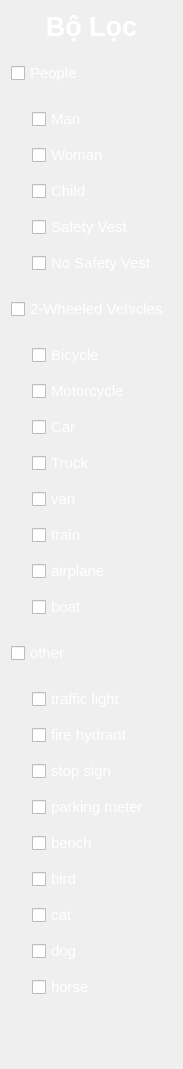
               <widget class="QWidget" name="scrollAreaWidgetContents_25">
                <property name="geometry">
                 <rect>
                  <x>0</x>
                  <y>0</y>
                  <width>183</width>
                  <height>1067</height>
                 </rect>
                </property>
                <layout class="QGridLayout" name="gridLayout_25">
                 <item row="13" column="1">
                  <widget class="QCheckBox" name="class_train_checkBox">
                   <property name="sizePolicy">
                    <sizepolicy hsizetype="Preferred" vsizetype="Preferred">
                     <horstretch>0</horstretch>
                     <verstretch>0</verstretch>
                    </sizepolicy>
                   </property>
                   <property name="minimumSize">
                    <size>
                     <width>0</width>
                     <height>30</height>
                    </size>
                   </property>
                   <property name="maximumSize">
                    <size>
                     <width>16777215</width>
                     <height>30</height>
                    </size>
                   </property>
                   <property name="font">
                    <font>
                     <family>Arial</family>
                     <pointsize>11</pointsize>
                    </font>
                   </property>
                   <property name="styleSheet">
                    <string notr="true">color: rgb(255, 255, 255);</string>
                   </property>
                   <property name="text">
                    <string>train</string>
                   </property>
                  </widget>
                 </item>
                 <item row="22" column="1">
                  <widget class="QCheckBox" name="class_birird_checkBox">
                   <property name="minimumSize">
                    <size>
                     <width>0</width>
                     <height>30</height>
                    </size>
                   </property>
                   <property name="font">
                    <font>
                     <family>Arial</family>
                     <pointsize>11</pointsize>
                    </font>
                   </property>
                   <property name="styleSheet">
                    <string notr="true">color: rgb(255, 255, 255);</string>
                   </property>
                   <property name="text">
                    <string>bird</string>
                   </property>
                  </widget>
                 </item>
                 <item row="25" column="1">
                  <widget class="QCheckBox" name="class_horse_checkBox">
                   <property name="minimumSize">
                    <size>
                     <width>0</width>
                     <height>30</height>
                    </size>
                   </property>
                   <property name="font">
                    <font>
                     <family>Arial</family>
                     <pointsize>11</pointsize>
                    </font>
                   </property>
                   <property name="styleSheet">
                    <string notr="true">color: rgb(255, 255, 255);</string>
                   </property>
                   <property name="text">
                    <string>horse</string>
                   </property>
                  </widget>
                 </item>
                 <item row="6" column="1">
                  <widget class="QCheckBox" name="class_no_safety_vest_checkBox">
                   <property name="minimumSize">
                    <size>
                     <width>0</width>
                     <height>30</height>
                    </size>
                   </property>
                   <property name="maximumSize">
                    <size>
                     <width>16777215</width>
                     <height>30</height>
                    </size>
                   </property>
                   <property name="font">
                    <font>
                     <family>Arial</family>
                     <pointsize>11</pointsize>
                    </font>
                   </property>
                   <property name="styleSheet">
                    <string notr="true">color: rgb(255, 255, 255);</string>
                   </property>
                   <property name="text">
                    <string>No Safety Vest</string>
                   </property>
                  </widget>
                 </item>
                 <item row="19" column="1">
                  <widget class="QCheckBox" name="class_stop_sign_checkBox">
                   <property name="minimumSize">
                    <size>
                     <width>0</width>
                     <height>30</height>
                    </size>
                   </property>
                   <property name="font">
                    <font>
                     <family>Arial</family>
                     <pointsize>11</pointsize>
                    </font>
                   </property>
                   <property name="styleSheet">
                    <string notr="true">color: rgb(255, 255, 255);</string>
                   </property>
                   <property name="text">
                    <string>stop sign</string>
                   </property>
                  </widget>
                 </item>
                 <item row="7" column="0" colspan="2">
                  <widget class="QCheckBox" name="class_vehicle_checkBox">
                   <property name="minimumSize">
                    <size>
                     <width>0</width>
                     <height>50</height>
                    </size>
                   </property>
                   <property name="maximumSize">
                    <size>
                     <width>16777215</width>
                     <height>50</height>
                    </size>
                   </property>
                   <property name="font">
                    <font>
                     <family>Arial</family>
                     <pointsize>11</pointsize>
                    </font>
                   </property>
                   <property name="styleSheet">
                    <string notr="true">color: rgb(255, 255, 255);</string>
                   </property>
                   <property name="text">
                    <string>2-Wheeled Vehicles</string>
                   </property>
                  </widget>
                 </item>
                 <item row="1" column="0" colspan="2">
                  <widget class="QCheckBox" name="class_people_checkBox">
                   <property name="sizePolicy">
                    <sizepolicy hsizetype="Preferred" vsizetype="Preferred">
                     <horstretch>0</horstretch>
                     <verstretch>0</verstretch>
                    </sizepolicy>
                   </property>
                   <property name="minimumSize">
                    <size>
                     <width>0</width>
                     <height>50</height>
                    </size>
                   </property>
                   <property name="maximumSize">
                    <size>
                     <width>16777215</width>
                     <height>50</height>
                    </size>
                   </property>
                   <property name="font">
                    <font>
                     <family>Arial</family>
                     <pointsize>11</pointsize>
                    </font>
                   </property>
                   <property name="styleSheet">
                    <string notr="true">color: rgb(255, 255, 255);</string>
                   </property>
                   <property name="text">
                    <string>People</string>
                   </property>
                  </widget>
                 </item>
                 <item row="18" column="1">
                  <widget class="QCheckBox" name="class_fire_hydrant_checkBox">
                   <property name="minimumSize">
                    <size>
                     <width>0</width>
                     <height>30</height>
                    </size>
                   </property>
                   <property name="font">
                    <font>
                     <family>Arial</family>
                     <pointsize>11</pointsize>
                    </font>
                   </property>
                   <property name="styleSheet">
                    <string notr="true">color: rgb(255, 255, 255);</string>
                   </property>
                   <property name="text">
                    <string>fire hydrant</string>
                   </property>
                  </widget>
                 </item>
                 <item row="4" column="1">
                  <widget class="QCheckBox" name="class_child_checkBox">
                   <property name="minimumSize">
                    <size>
                     <width>0</width>
                     <height>30</height>
                    </size>
                   </property>
                   <property name="maximumSize">
                    <size>
                     <width>16777215</width>
                     <height>30</height>
                    </size>
                   </property>
                   <property name="font">
                    <font>
                     <family>Arial</family>
                     <pointsize>11</pointsize>
                    </font>
                   </property>
                   <property name="styleSheet">
                    <string notr="true">color: rgb(255, 255, 255);</string>
                   </property>
                   <property name="text">
                    <string>Child</string>
                   </property>
                  </widget>
                 </item>
                 <item row="12" column="1">
                  <widget class="QCheckBox" name="class_van_checkBox">
                   <property name="sizePolicy">
                    <sizepolicy hsizetype="Preferred" vsizetype="Preferred">
                     <horstretch>0</horstretch>
                     <verstretch>0</verstretch>
                    </sizepolicy>
                   </property>
                   <property name="minimumSize">
                    <size>
                     <width>0</width>
                     <height>30</height>
                    </size>
                   </property>
                   <property name="maximumSize">
                    <size>
                     <width>16777215</width>
                     <height>30</height>
                    </size>
                   </property>
                   <property name="font">
                    <font>
                     <family>Arial</family>
                     <pointsize>11</pointsize>
                    </font>
                   </property>
                   <property name="styleSheet">
                    <string notr="true">color: rgb(255, 255, 255);</string>
                   </property>
                   <property name="text">
                    <string>van</string>
                   </property>
                  </widget>
                 </item>
                 <item row="3" column="1">
                  <widget class="QCheckBox" name="class_woman_checkBox">
                   <property name="minimumSize">
                    <size>
                     <width>0</width>
                     <height>30</height>
                    </size>
                   </property>
                   <property name="maximumSize">
                    <size>
                     <width>16777215</width>
                     <height>30</height>
                    </size>
                   </property>
                   <property name="font">
                    <font>
                     <family>Arial</family>
                     <pointsize>11</pointsize>
                    </font>
                   </property>
                   <property name="styleSheet">
                    <string notr="true">color: rgb(255, 255, 255);</string>
                   </property>
                   <property name="text">
                    <string>Woman</string>
                   </property>
                  </widget>
                 </item>
                 <item row="14" column="1">
                  <widget class="QCheckBox" name="class_airplane_checkBox">
                   <property name="minimumSize">
                    <size>
                     <width>0</width>
                     <height>30</height>
                    </size>
                   </property>
                   <property name="maximumSize">
                    <size>
                     <width>16777215</width>
                     <height>30</height>
                    </size>
                   </property>
                   <property name="font">
                    <font>
                     <family>Arial</family>
                     <pointsize>11</pointsize>
                    </font>
                   </property>
                   <property name="styleSheet">
                    <string notr="true">color: rgb(255, 255, 255);</string>
                   </property>
                   <property name="text">
                    <string>airplane</string>
                   </property>
                  </widget>
                 </item>
                 <item row="8" column="1">
                  <widget class="QCheckBox" name="class_bicycle_checkBox">
                   <property name="sizePolicy">
                    <sizepolicy hsizetype="Preferred" vsizetype="Preferred">
                     <horstretch>0</horstretch>
                     <verstretch>0</verstretch>
                    </sizepolicy>
                   </property>
                   <property name="minimumSize">
                    <size>
                     <width>0</width>
                     <height>30</height>
                    </size>
                   </property>
                   <property name="maximumSize">
                    <size>
                     <width>16777215</width>
                     <height>30</height>
                    </size>
                   </property>
                   <property name="font">
                    <font>
                     <family>Arial</family>
                     <pointsize>11</pointsize>
                    </font>
                   </property>
                   <property name="styleSheet">
                    <string notr="true">color: rgb(255, 255, 255);</string>
                   </property>
                   <property name="text">
                    <string>Bicycle</string>
                   </property>
                  </widget>
                 </item>
                 <item row="20" column="1">
                  <widget class="QCheckBox" name="class_parking_meter_checkBox">
                   <property name="minimumSize">
                    <size>
                     <width>0</width>
                     <height>30</height>
                    </size>
                   </property>
                   <property name="font">
                    <font>
                     <family>Arial</family>
                     <pointsize>11</pointsize>
                    </font>
                   </property>
                   <property name="styleSheet">
                    <string notr="true">color: rgb(255, 255, 255);</string>
                   </property>
                   <property name="text">
                    <string>parking meter</string>
                   </property>
                  </widget>
                 </item>
                 <item row="0" column="0" colspan="2">
                  <widget class="QLabel" name="label">
                   <property name="maximumSize">
                    <size>
                     <width>16777215</width>
                     <height>50</height>
                    </size>
                   </property>
                   <property name="styleSheet">
                    <string notr="true">color: rgb(255, 255, 255);</string>
                   </property>
                   <property name="text">
                    <string>&lt;html&gt;&lt;head/&gt;&lt;body&gt;&lt;p align=&quot;center&quot;&gt;&lt;span style=&quot; font-size:20pt; font-weight:600;&quot;&gt;Bộ Lọc&lt;/span&gt;&lt;/p&gt;&lt;/body&gt;&lt;/html&gt;</string>
                   </property>
                  </widget>
                 </item>
                 <item row="9" column="1">
                  <widget class="QCheckBox" name="class_motorcycle_checkBox">
                   <property name="sizePolicy">
                    <sizepolicy hsizetype="Preferred" vsizetype="Preferred">
                     <horstretch>0</horstretch>
                     <verstretch>0</verstretch>
                    </sizepolicy>
                   </property>
                   <property name="minimumSize">
                    <size>
                     <width>0</width>
                     <height>30</height>
                    </size>
                   </property>
                   <property name="maximumSize">
                    <size>
                     <width>16777215</width>
                     <height>30</height>
                    </size>
                   </property>
                   <property name="font">
                    <font>
                     <family>Arial</family>
                     <pointsize>11</pointsize>
                    </font>
                   </property>
                   <property name="styleSheet">
                    <string notr="true">color: rgb(255, 255, 255);</string>
                   </property>
                   <property name="text">
                    <string>Motorcycle</string>
                   </property>
                  </widget>
                 </item>
                 <item row="16" column="0" colspan="2">
                  <widget class="QCheckBox" name="class_other_checkBox">
                   <property name="minimumSize">
                    <size>
                     <width>0</width>
                     <height>50</height>
                    </size>
                   </property>
                   <property name="font">
                    <font>
                     <family>Arial</family>
                     <pointsize>11</pointsize>
                    </font>
                   </property>
                   <property name="styleSheet">
                    <string notr="true">color: rgb(255, 255, 255);</string>
                   </property>
                   <property name="text">
                    <string>other</string>
                   </property>
                  </widget>
                 </item>
                 <item row="21" column="1">
                  <widget class="QCheckBox" name="class_bench_checkBox">
                   <property name="minimumSize">
                    <size>
                     <width>0</width>
                     <height>30</height>
                    </size>
                   </property>
                   <property name="font">
                    <font>
                     <family>Arial</family>
                     <pointsize>11</pointsize>
                    </font>
                   </property>
                   <property name="styleSheet">
                    <string notr="true">color: rgb(255, 255, 255);</string>
                   </property>
                   <property name="text">
                    <string>bench</string>
                   </property>
                  </widget>
                 </item>
                 <item row="17" column="1">
                  <widget class="QCheckBox" name="class_traffic_light_checkBox">
                   <property name="minimumSize">
                    <size>
                     <width>0</width>
                     <height>30</height>
                    </size>
                   </property>
                   <property name="font">
                    <font>
                     <family>Arial</family>
                     <pointsize>11</pointsize>
                    </font>
                   </property>
                   <property name="styleSheet">
                    <string notr="true">color: rgb(255, 255, 255);</string>
                   </property>
                   <property name="text">
                    <string>traffic light</string>
                   </property>
                  </widget>
                 </item>
                 <item row="24" column="1">
                  <widget class="QCheckBox" name="class_dog_checkBox">
                   <property name="minimumSize">
                    <size>
                     <width>0</width>
                     <height>30</height>
                    </size>
                   </property>
                   <property name="font">
                    <font>
                     <family>Arial</family>
                     <pointsize>11</pointsize>
                    </font>
                   </property>
                   <property name="styleSheet">
                    <string notr="true">color: rgb(255, 255, 255);</string>
                   </property>
                   <property name="text">
                    <string>dog</string>
                   </property>
                  </widget>
                 </item>
                 <item row="11" column="1">
                  <widget class="QCheckBox" name="class_truck_checkBox">
                   <property name="sizePolicy">
                    <sizepolicy hsizetype="Preferred" vsizetype="Preferred">
                     <horstretch>0</horstretch>
                     <verstretch>0</verstretch>
                    </sizepolicy>
                   </property>
                   <property name="minimumSize">
                    <size>
                     <width>0</width>
                     <height>30</height>
                    </size>
                   </property>
                   <property name="maximumSize">
                    <size>
                     <width>16777215</width>
                     <height>30</height>
                    </size>
                   </property>
                   <property name="font">
                    <font>
                     <family>Arial</family>
                     <pointsize>11</pointsize>
                    </font>
                   </property>
                   <property name="styleSheet">
                    <string notr="true">color: rgb(255, 255, 255);</string>
                   </property>
                   <property name="text">
                    <string>Truck</string>
                   </property>
                  </widget>
                 </item>
                 <item row="2" column="0">
                  <widget class="QLabel" name="label_3">
                   <property name="maximumSize">
                    <size>
                     <width>15</width>
                     <height>16777215</height>
                    </size>
                   </property>
                   <property name="text">
                    <string/>
                   </property>
                  </widget>
                 </item>
                 <item row="2" column="1">
                  <widget class="QCheckBox" name="class_man_checkBox">
                   <property name="minimumSize">
                    <size>
                     <width>0</width>
                     <height>30</height>
                    </size>
                   </property>
                   <property name="maximumSize">
                    <size>
                     <width>16777215</width>
                     <height>30</height>
                    </size>
                   </property>
                   <property name="font">
                    <font>
                     <family>Arial</family>
                     <pointsize>11</pointsize>
                    </font>
                   </property>
                   <property name="styleSheet">
                    <string notr="true">color: rgb(255, 255, 255);</string>
                   </property>
                   <property name="text">
                    <string>Man</string>
                   </property>
                  </widget>
                 </item>
                 <item row="23" column="1">
                  <widget class="QCheckBox" name="class_cat_checkBox">
                   <property name="minimumSize">
                    <size>
                     <width>0</width>
                     <height>30</height>
                    </size>
                   </property>
                   <property name="font">
                    <font>
                     <family>Arial</family>
                     <pointsize>11</pointsize>
                    </font>
                   </property>
                   <property name="styleSheet">
                    <string notr="true">color: rgb(255, 255, 255);</string>
                   </property>
                   <property name="text">
                    <string>cat</string>
                   </property>
                  </widget>
                 </item>
                 <item row="10" column="1">
                  <widget class="QCheckBox" name="class_car_checkBox">
                   <property name="sizePolicy">
                    <sizepolicy hsizetype="Preferred" vsizetype="Preferred">
                     <horstretch>0</horstretch>
                     <verstretch>0</verstretch>
                    </sizepolicy>
                   </property>
                   <property name="minimumSize">
                    <size>
                     <width>0</width>
                     <height>30</height>
                    </size>
                   </property>
                   <property name="maximumSize">
                    <size>
                     <width>16777215</width>
                     <height>30</height>
                    </size>
                   </property>
                   <property name="font">
                    <font>
                     <family>Arial</family>
                     <pointsize>11</pointsize>
                    </font>
                   </property>
                   <property name="styleSheet">
                    <string notr="true">color: rgb(255, 255, 255);</string>
                   </property>
                   <property name="text">
                    <string>Car</string>
                   </property>
                  </widget>
                 </item>
                 <item row="5" column="1">
                  <widget class="QCheckBox" name="class_safety_vest_checkBox">
                   <property name="minimumSize">
                    <size>
                     <width>0</width>
                     <height>30</height>
                    </size>
                   </property>
                   <property name="maximumSize">
                    <size>
                     <width>16777215</width>
                     <height>30</height>
                    </size>
                   </property>
                   <property name="font">
                    <font>
                     <family>Arial</family>
                     <pointsize>11</pointsize>
                    </font>
                   </property>
                   <property name="styleSheet">
                    <string notr="true">color: rgb(255, 255, 255);</string>
                   </property>
                   <property name="text">
                    <string>Safety Vest</string>
                   </property>
                  </widget>
                 </item>
                 <item row="26" column="1">
                  <widget class="QLabel" name="label_11">
                   <property name="minimumSize">
                    <size>
                     <width>0</width>
                     <height>50</height>
                    </size>
                   </property>
                   <property name="text">
                    <string/>
                   </property>
                  </widget>
                 </item>
                 <item row="15" column="1">
                  <widget class="QCheckBox" name="class_boat_checkBox">
                   <property name="minimumSize">
                    <size>
                     <width>0</width>
                     <height>30</height>
                    </size>
                   </property>
                   <property name="maximumSize">
                    <size>
                     <width>16777215</width>
                     <height>30</height>
                    </size>
                   </property>
                   <property name="font">
                    <font>
                     <family>Arial</family>
                     <pointsize>11</pointsize>
                    </font>
                   </property>
                   <property name="styleSheet">
                    <string notr="true">color: rgb(255, 255, 255);</string>
                   </property>
                   <property name="text">
                    <string>boat</string>
                   </property>
                  </widget>
                 </item>
                </layout>
               </widget>
